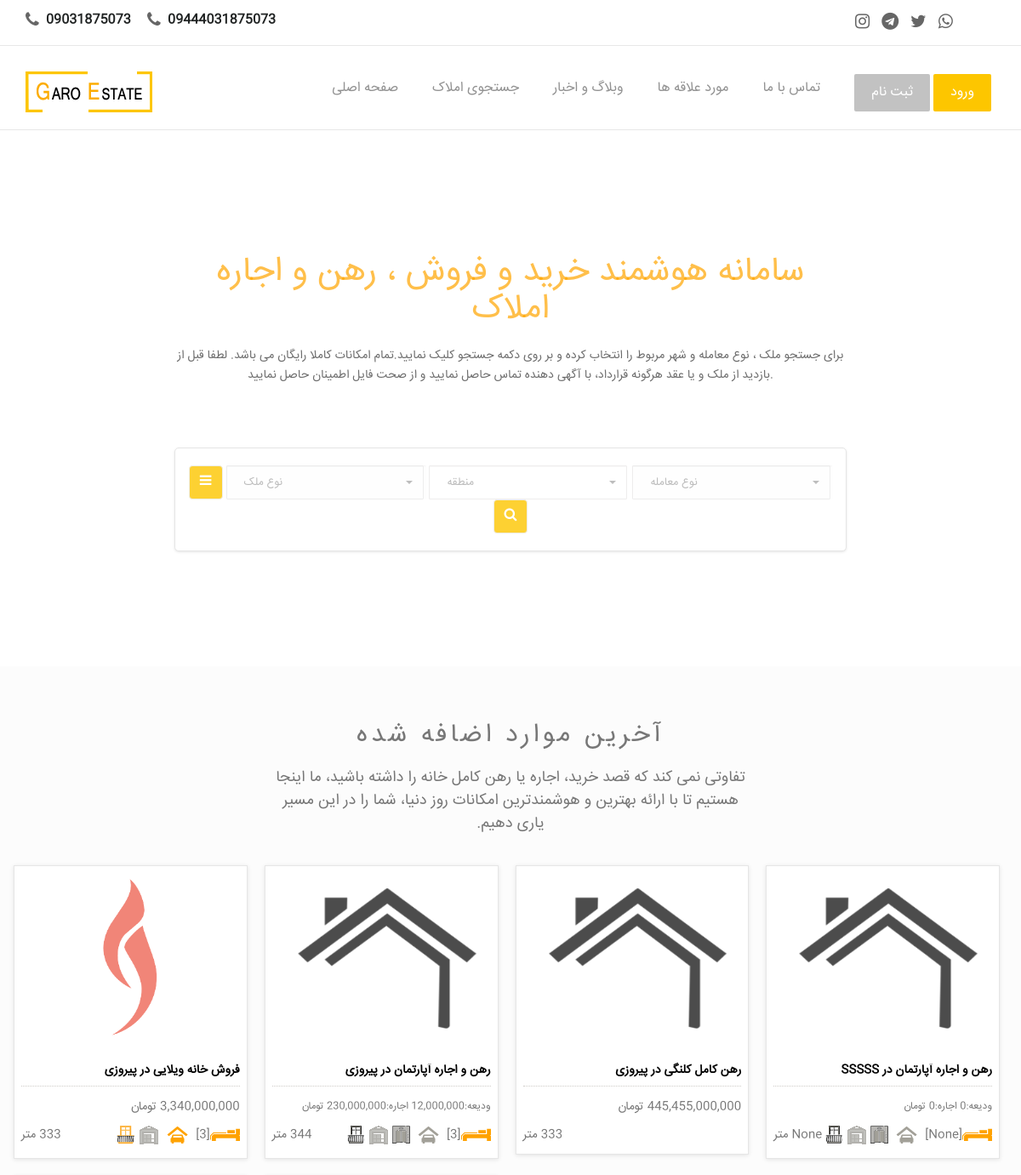
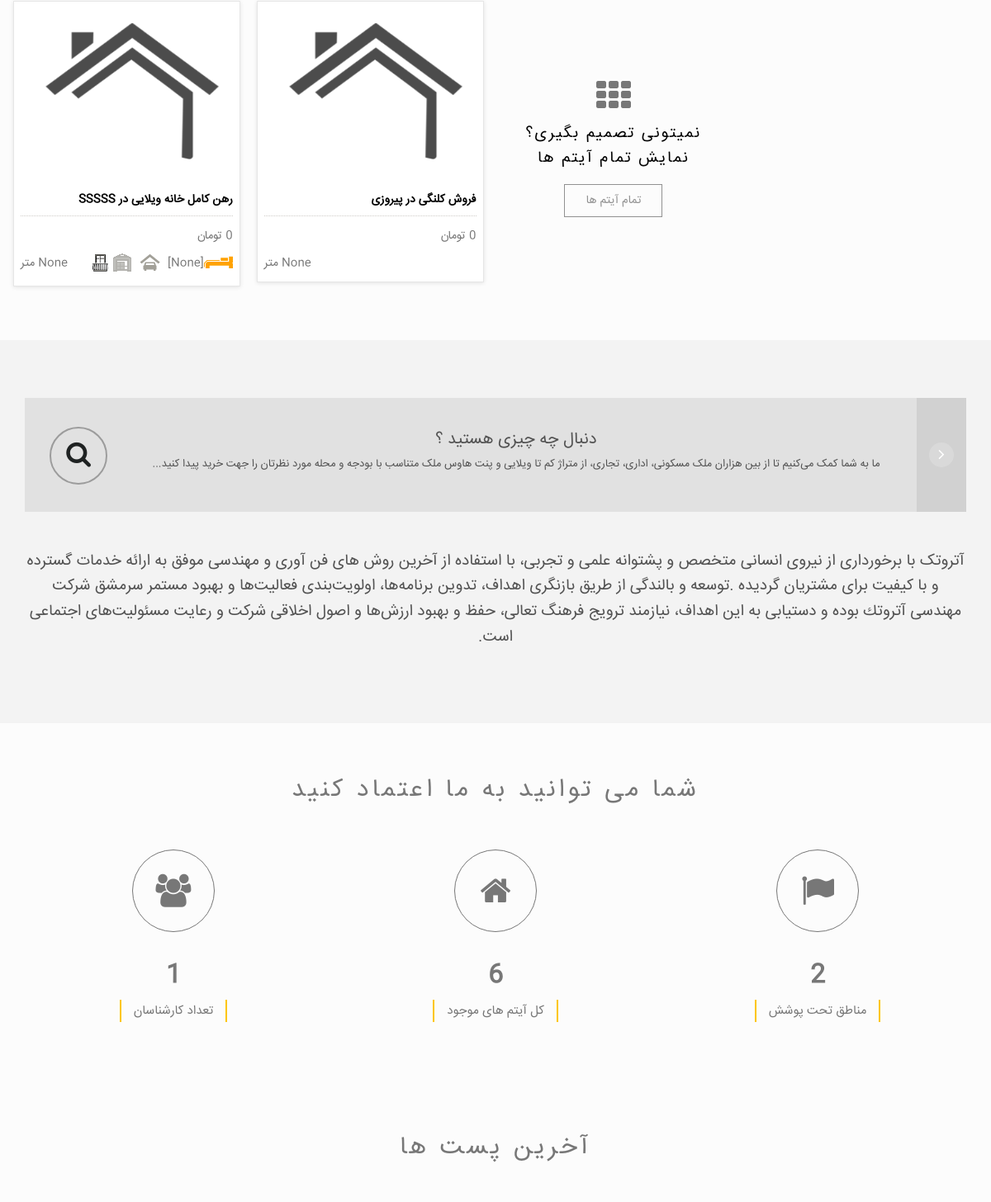
The app's page / (upper part), older data (2 pictures, top to bottom).
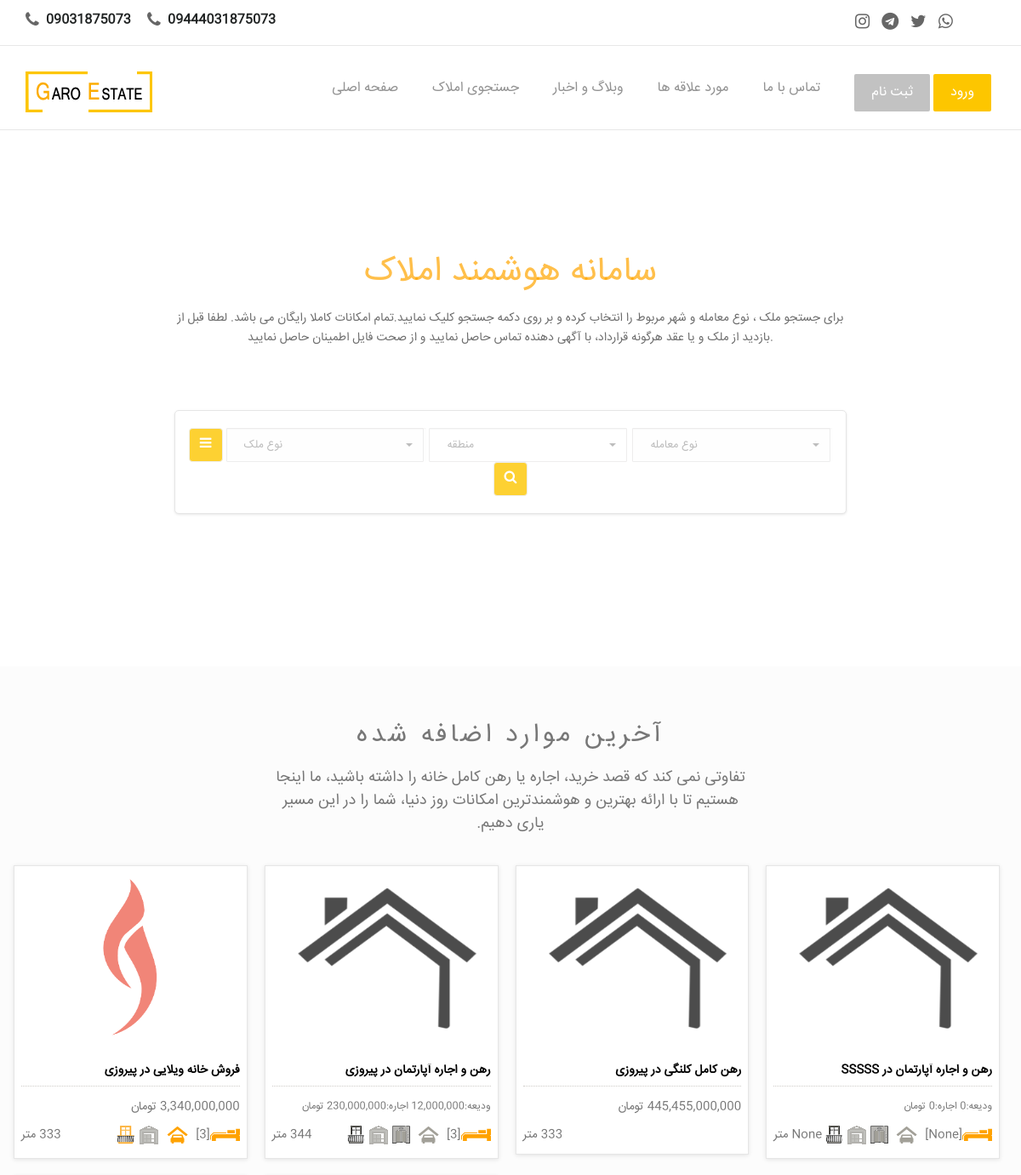
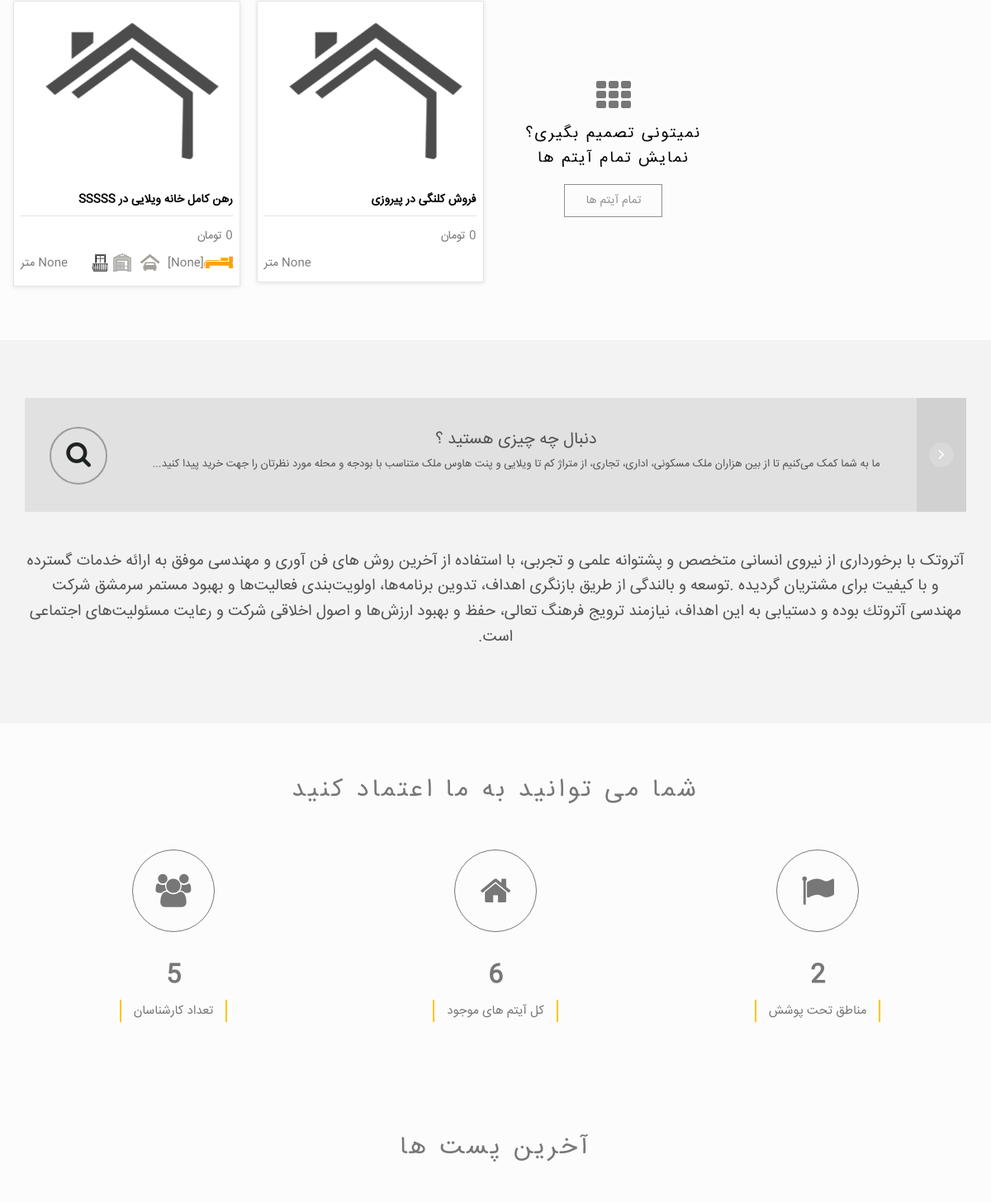
The same page, newer data (2 pictures, top to bottom).
### app/models.py (models this page shows, shortened)
class Settings(models.Model):
  title = models.CharField(max_length=100, verbose_name = "عنوان")
  title_below = models.CharField(max_length=300 , null=True, blank=True , verbose_name = "متن زیر عنوان")
  introduction_text = models.TextField(max_length=2000 , null=True, blank=True , verbose_name = "متن معرفی" )
  contact_page_text = models.TextField(max_length=2000 , null=True, blank=True , verbose_name = "متن صفحه تماس با ما")
  experts_number = models.IntegerField(default='1', verbose_name = "تعداد کارشناسان")
  email = models.EmailField(max_length=200 , null=True , blank=True , verbose_name = "ایمیل")
  address = models.CharField(max_length=300 , null=True , blank=True , verbose_name = "آدرس")
  phone1 = models.CharField(max_length=20 , null=True , blank=True , verbose_name = "تلفن ۱")
  phone2 = models.CharField(max_length=20 , null=True , blank=True , verbose_name = "تلفن ۲")
  whatsapp_number = models.CharField(max_length=20 , null=True , blank=True , verbose_name = "شماره واتساپ")
  instagram = models.URLField(max_length=500, null=True, blank=True, verbose_name = "لینک اینستاگرام")
  telegram = models.URLField(max_length=500, null=True, blank=True, verbose_name = "لینک تلگرام")
  twitter = models.URLField(max_length=500, null=True, blank=True, verbose_name = "لینک توییتر")
  whatsapp = models.URLField(max_length=500, null=True, blank=True, verbose_name = "لینک واتس اپ")
  lat_long = models.CharField(max_length=50 , null=True , blank=True , verbose_name = "lat & long")
  logo = models.ImageField(default='logo.png', upload_to='logo', null=True, blank=True, verbose_name = "لوگو")
  header_image = models.ImageField(default='header.png', upload_to='header', null=True, blank=True, verbose_name = "تصویر سربرگ (header)")
  class Meta:
      verbose_name = "تنظیمات"
      verbose_name_plural = "تنظیمات"

### app/views.py (the view)
# urls.py: path('', views.index, name='home'),
def index(request):
    img = models.Slider.objects.all()
    item_img = models.ItemImage.objects.all()
    items = models.Item.objects.filter(available=True).order_by("-date")[:11]
    all_items_count = models.Item.objects.filter(available=True).count()
    all_area_count = models.Area.objects.all().count()
    areas = models.Area.objects.all()
    fav = models.Fav.objects.all()
    context = {'img':img,
    'items':items,
    'item_img':item_img,
    'areas':areas,
    'fav':fav,
    'all_items_count':all_items_count,
    'all_area_count':all_area_count}
    return render(request, 'index.html', context)

### app/context_processor.py (called while the page is built)
def settings(request):
    return {
    'settings': models.Settings.objects.all().last() ,
    'latestpost_list' : Post.objects.all().order_by('-post_date')[:3] ,
    'footer_latestpost_list' : Post.objects.all().order_by('-post_date')[:2]
    }

### app/models.py (called while the page is built)
    def __str__(self):
        return str(self.name)

    def __str__(self):
        return str(self.buy_status +" "+ self.estate_status +" در "+ self.area.name )

    def get_absolute_url(self):
        return reverse('app:items_detail',args=[self.id])

### blogApp/models.py (called while the page is built)
    def j_post_date(self):
        return jalali_converter(self.post_date)

### crm/context_processor.py (called while the page is built)
def accessType(request):
    if request.user.is_authenticated:
        return { 'userProfile': get_object_or_404(models.Profile, user=request.user) }
    else:
        return { 'userProfile': None }

### extensions/jalali.py (called while the page is built)
    def persian_tuple(self):
        return self.persian_year, self.persian_month, self.persian_day

### extensions/utils.py (called while the page is built)
def persian_number_converter(mystr):
    number = {
        '1': '۱',
        '2': '۲',
        '3': '۳',
        '4': '۴',
        '5': '۵',
        '6': '۶',
        '7': '۷',
        '8': '۸',
        '9': '۹',
        '0': '۰',
    }
    for e, p in number.items():
        mystr = mystr.replace(e, p)
    return mystr

### templates/index.html (shortened to what the changed rows need)
{% extends "base.html" %}
{% load static %}
{% load humanize %}
{% block content %}
<div class="slider-area">
    <div class="slider-content">
        <div class="row">
            <div class="col-lg-8 col-lg-offset-2 col-md-10 col-md-offset-1 col-sm-12">
                <h2> {{ settings.title }} </h2>
                <p> {{ settings.title_below }} </p>
                <div class="search-form wow pulse" data-wow-delay="0.8s">
                    <form action="{% url 'app:search' %}" method="post" class="form-inline">
                    </form>
                </div>
            </div>
        </div>
    </div>
</div>
<div class="content-area home-area-1 recent-property" style="background-color: #FCFCFC; padding-bottom: 55px;">
    <div class="container">
        <div class="row">
            <div class="col-md-10 col-md-offset-1 col-sm-12 text-center page-title" dir="rtl">
                <h2> آخرین موارد اضافه شده </h2>
            </div>
        </div>
    </div>
</div>
<div class="boy-sale-area">
    <div class="container" dir="rtl">
        <div class="row">
            <div class="col-md-12 col-sm-10 col-sm-offset-1 col-md-offset-0 col-xs-12">
              <a href="{% url 'app:items' %}">
                <div class="asks-first">
                    <div class="asks-first-info">
                        <h2 class="asks-call"> دنبال چه چیزی هستید ؟ </h2>
                    </div>
                </div>
              </a>
            </div>
            <div class="col-xs-12">
                <p class="asks-call"> {{ settings.introduction_text }} </p>
            </div>
        </div>
    </div>
</div>
<div class="count-area">
    <div class="container">
        <div class="row">
            <div class="col-md-10 col-md-offset-1 col-sm-12 text-center page-title">
                <h2> شما می توانید به ما اعتماد کنید  </h2>
            </div>
        </div>
        <div class="row">
            <div class="col-md-12 col-xs-12 percent-blocks m-main" data-waypoint-scroll="true">
                <div class="row">
                    <div class="col-sm-4 col-xs-6">
                        <div class="count-item">
                            <div class="chart">
                                <h2 class="percent"> {{ settings.experts_number }} </h2>
                                <h5>تعداد کارشناسان</h5>
                            </div>
                        </div>
                    </div>
                    <div class="col-sm-4 col-xs-6">
                        <div class="count-item">
                            <div class="chart">
                                <h2 class="percent">{{all_items_count}}</h2>
                            </div>
                        </div>
                    </div>
                    <div class="col-sm-4 col-xs-6">
                        <div class="count-item">
                            <div class="chart">
                                <h2 class="percent">{{all_area_count}}</h2>
                            </div>
                        </div>
                    </div>
                </div>
            </div>
        </div>
    </div>
</div>
<div class="testimonial-area recent-property" style="background-color: #FCFCFC; padding-bottom: 15px;">
    <div class="container">
        <div class="row">
            <div class="col-md-10 col-md-offset-1 col-sm-12 text-center page-title">
                <h2> آخرین پست ها </h2>
            </div>
        </div>
    </div>
</div>
{% endblock content %}

### templates/base.html (shortened to what the changed rows need)
{% load static %}
{% load bootstrap %}
<!DOCTYPE html>
<html class="no-js">
<head>
  <link rel="stylesheet" href="{% static 'assets/css/normalize.css' %}">
  <link rel="stylesheet" href="{% static 'assets/css/font-awesome.min.css' %}">
  <link rel="stylesheet" href="{% static 'assets/css/fontello.css">
  <link href="{% static 'assets/fonts/icon-7-stroke/css/pe-icon-7-stroke.css' %}" rel="stylesheet">
  <link href="{% static 'assets/fonts/icon-7-stroke/css/helper.css' %}" rel="stylesheet">
  <link href="{% static 'assets/css/animate.css' %}" rel="stylesheet" media="screen">
  <link rel="stylesheet" href="{% static 'assets/css/bootstrap-select.min.css' %}">
  <link rel="stylesheet" href="{% static 'bootstrap/css/bootstrap.min.css' %}">
  <link rel="stylesheet" href="{% static 'assets/css/icheck.min_all.css' %}">
  <link rel="stylesheet" href="{% static 'assets/css/price-range.css' %}">
  <link rel="stylesheet" href="{% static 'assets/css/owl.carousel.css' %}">
  <link rel="stylesheet" href="{% static 'assets/css/owl.theme.css' %}">
  <link rel="stylesheet" href="{% static 'assets/css/owl.transitions.css' %}">
  <link rel="stylesheet" href="{% static 'assets/css/style.css' %}">
  <link rel="stylesheet" href="{% static 'assets/css/responsive.css' %}">
  <link rel="stylesheet" href="https://cdnjs.cloudflare.com/ajax/libs/font-awesome/4.7.0/css/font-awesome.min.css">
</head>
<body>
  <div class="header-connect">
  		<div class="container">
  				<div class="row">
  						<div class="col-md-5 col-sm-8  col-xs-12">
  								<div class="header-half header-call">
  										<p>
  												<span> <i class="fa fa-phone"></i> <a href="tel:{{ settings.phone1 }}"> {{ settings.phone1 }} </a> </span>
                          <span> <i class="fa fa-phone"></i> <a href="tel:{{ settings.phone2 }}"> {{ settings.phone2 }} </a> </span>
  										</p>
  								</div>
  						</div>
  				</div>
  		</div>
  </div>
  <nav class="navbar navbar-default ">
  		<div class="container">
  				<div class="navbar-header">
  						<a class="navbar-brand" href="{% url 'app:home' %}"><img src="{{ settings.logo.url }}" alt="{{ settings.title }}"></a>
  				</div>
  		</div>
  </nav>
{% block content %}{% endblock content %}
</body>
</html>

Row changes from the older to the newer data that the page shows:
changed Settings: title "سامانه هوشمند خرید و فروش ، رهن و اجاره املاک" → "سامانه هوشمند املاک"; experts_number "1" → "5"
